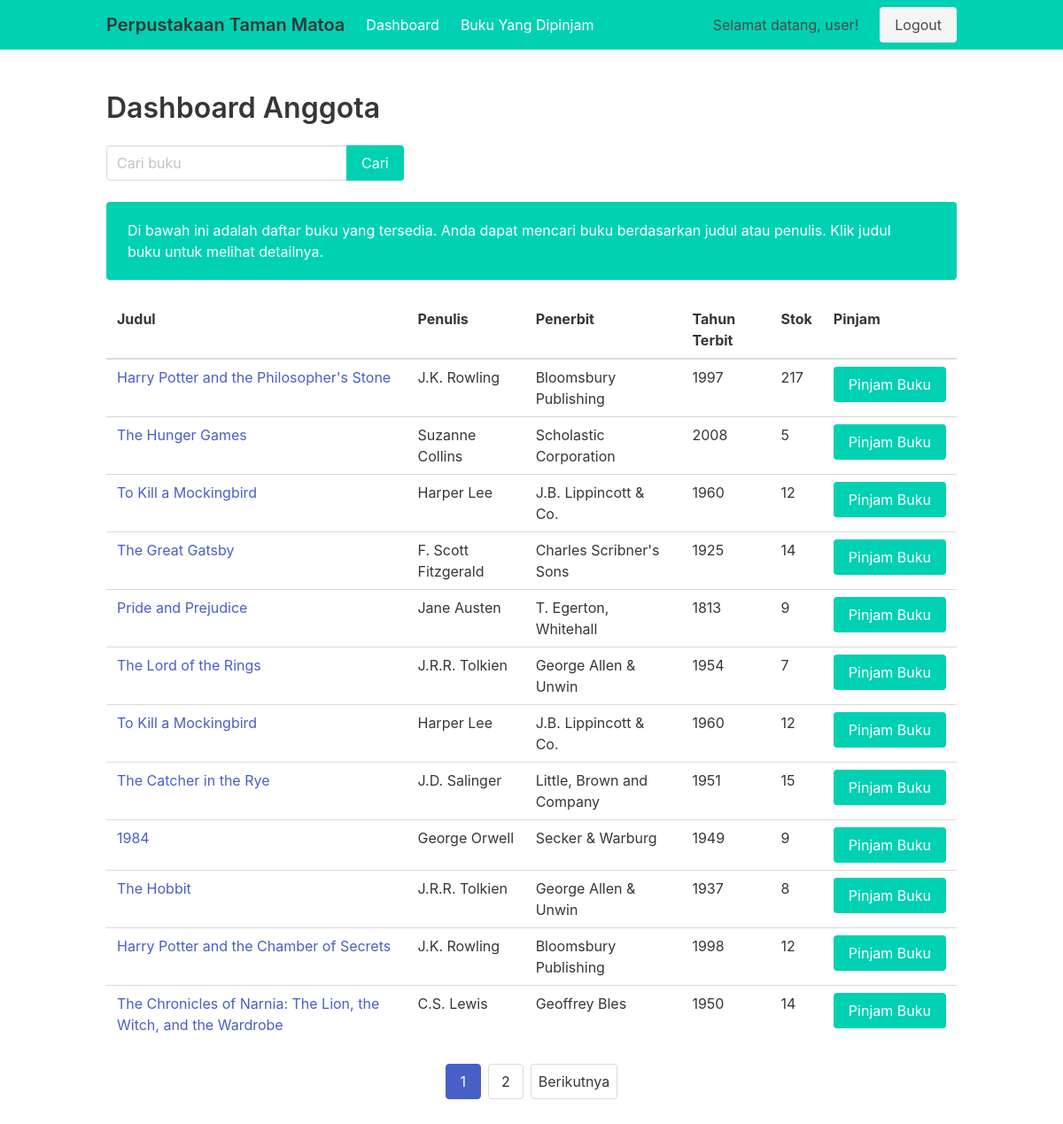
The app's page /dashboard.php (signed in) with its own data.
### tables this page shows
CREATE TABLE `buku` (
  `id` int NOT NULL,
  `judul` varchar(255) NOT NULL,
  `penulis` varchar(100) NOT NULL,
  `penerbit` varchar(100) NOT NULL,
  `tahun_terbit` int NOT NULL,
  `sinopsis` text,
  `stok` int NOT NULL DEFAULT '0'
);

### dashboard.php (the view, shortened to what this page needs)
<?php
include 'koneksi.php';
if (isset($_GET['search'])) {
  $search = $_GET['search'];
  $query = "SELECT * FROM buku WHERE judul LIKE '%$search%' OR penulis LIKE '%$search%'";
} else {
  $query = "SELECT * FROM buku";
}
$jumlah_per_halaman = 12;
$halaman_sekarang = isset($_GET['page']) ? $_GET['page'] : 1;
$offset = ($halaman_sekarang - 1) * $jumlah_per_halaman;
$query .= " LIMIT $offset, $jumlah_per_halaman";
$result = mysqli_query($conn, $query);
$query_total_buku = "SELECT COUNT(*) AS total_buku FROM buku";
$result_total_buku = mysqli_query($conn, $query_total_buku);
$data_total_buku = mysqli_fetch_assoc($result_total_buku);
$total_buku = $data_total_buku['total_buku'];
$total_halaman = ceil($total_buku / $jumlah_per_halaman);
$query_check_pinjam = "SELECT COUNT(*) AS jumlah_pinjam FROM peminjaman WHERE id_anggota = " . $_SESSION['id'];
$result_check_pinjam = mysqli_query($conn, $query_check_pinjam);
$data_pinjam = mysqli_fetch_assoc($result_check_pinjam);
$jumlah_pinjam = $data_pinjam['jumlah_pinjam'];
$batas_max_pinjam = 5;
include 'header.php';
?>
<section class="section">
  <div class="container">
    <h1 class="title">Dashboard Anggota</h1>
    <form method="GET" action="dashboard.php">
      <div class="field has-addons">
        <div class="control">
          <input class="input" type="text" placeholder="Cari buku" name="search" value="<?php echo isset($_GET['search']) ? $_GET['search'] : ''; ?>">
        </div>
        <div class="control">
          <button type="submit" class="button is-primary">Cari</button>
        </div>
      </div>
    </form>
    <br>
    <div class="notification is-primary">
      <p>Di bawah ini adalah daftar buku yang tersedia. Anda dapat mencari buku berdasarkan judul atau penulis. Klik judul buku untuk melihat detailnya.</p>
    </div>
    <table class="table is-fullwidth">
      <thead>
        <tr>
          <th>Judul</th>
          <th>Penulis</th>
          <th>Penerbit</th>
          <th>Tahun Terbit</th>
          <th>Stok</th>
          <th>Pinjam</th>
        </tr>
      </thead>
      <tbody>
        <?php
        if (mysqli_num_rows($result) > 0) {
          while ($row = mysqli_fetch_assoc($result)) {
            $id = $row['id'];
            $judul = $row['judul'];
            $penulis = $row['penulis'];
            $penerbit = $row['penerbit'];
            $tahun_terbit = $row['tahun_terbit'];
            $stok = $row['stok'];
            $disabled = ($stok <= 0 || $jumlah_pinjam >= $batas_max_pinjam) ? 'disabled' : '';
            echo '<tr>';
            echo '<td><a href="detail_buku.php?id=' . $id . '">' . $judul . '</a></td>';
            echo '<td>' . $penulis . '</td>';
            echo '<td>' . $penerbit . '</td>';
            echo '<td>' . $tahun_terbit . '</td>';
            echo '<td><span id="stok-' . $id . '">' . $stok . '</span></td>';
            echo '<td><button class="button is-primary" onclick="showConfirmation(' . $id . ')" ' . $disabled . '>Pinjam Buku</button></td>';
            echo '</tr>';
          }
        } else {
          echo '<tr><td colspan="6">Tidak ada buku yang tersedia.</td></tr>';
        }
        ?>
      </tbody>
    </table>
    <nav class="pagination is-centered" role="navigation" aria-label="pagination">
      <ul class="pagination-list">
        <?php
        for ($i = 1; $i <= $total_halaman; $i++) {
          $class = ($i == $halaman_sekarang) ? 'is-current' : '';
          echo '<li><a class="pagination-link ' . $class . '" href="dashboard.php?page=' . $i . '">' . $i . '</a></li>';
        }
        if ($halaman_sekarang < $total_halaman) {
          echo '<li><a class="pagination-link" href="dashboard.php?page=' . ($halaman_sekarang + 1) . '">Berikutnya</a></li>';
        }
        ?>
      </ul>
    </nav>
  </div>
</section>

### header.php (shortened to what this page needs)
<!DOCTYPE html>
<html lang="en">
<head>
  <link rel="stylesheet" href="https://cdnjs.cloudflare.com/ajax/libs/bulma/0.9.3/css/bulma.min.css">
  </head>
<body>
  <?php
  if ($_SESSION['role'] == 'admin') {
    ?>
    <nav class="navbar is-primary" role="navigation" aria-label="main navigation">
      <div class="container">
        <div class="navbar-brand">
          <a class="navbar-item" href="#">
            <h1 class="title is-5">Perpustakaan Taman Matoa</h1>
          </a>
        </div>
        <div class="navbar-menu">
          <div class="navbar-start">
            <a class="navbar-item" href="dashboard_admin.php">Dashboard</a>
            <a class="navbar-item" href="data_admin.php">Data Admin</a>
            <a class="navbar-item" href="data_anggota.php">Data Anggota</a>
            <a class="navbar-item" href="data_buku.php">Data Buku</a>
            <a class="navbar-item" href="data_peminjam.php">Data Peminjam</a>
          </div>
          <div class="navbar-end">
            <div class="navbar-item">
              <p class="subtitle is-6">Selamat datang, <?php echo $_SESSION['username']; ?>!</p>
            </div>
            <div class="navbar-item">
              <a class="button is-light" href="logout.php">Logout</a>
            </div>
          </div>
        </div>
      </div>
    </nav>
  <?php
  } else if ($_SESSION['role'] == 'member') {
    ?>
    <nav class="navbar is-primary" role="navigation" aria-label="main navigation">
      <div class="container">
        <div class="navbar-brand">
          <a class="navbar-item" href="./dashboard.php">
            <h1 class="title is-5">Perpustakaan Taman Matoa</h1>
          </a>
        </div>
        <div class="navbar-menu">
          <div class="navbar-start">
            <a class="navbar-item" href="dashboard.php">Dashboard</a>
            <a class="navbar-item" href="buku_yang_dipinjam.php">Buku Yang Dipinjam</a>
          </div>
          <div class="navbar-end">
            <div class="navbar-item">
              <p class="subtitle is-6">Selamat datang, <?php echo $_SESSION['username']; ?>!</p>
            </div>
            <div class="navbar-item">
              <a class="button is-light" href="logout.php">Logout</a>
            </div>
          </div>
        </div>
      </div>
    </nav>
  <?php
  }
  ?>

### records on screen
buku: judul "Harry Potter and the Philosopher's Stone", penulis "J.K. Rowling", penerbit "Bloomsbury Publishing", tahun_terbit "1997", stok "217"
buku: judul "The Hunger Games", penulis "Suzanne Collins", penerbit "Scholastic Corporation", tahun_terbit "2008", stok "5"
buku: judul "To Kill a Mockingbird", penulis "Harper Lee", penerbit "J.B. Lippincott & Co.", tahun_terbit "1960", stok "12"
buku: judul "The Great Gatsby", penulis "F. Scott Fitzgerald", penerbit "Charles Scribner's Sons", tahun_terbit "1925", stok "14"
buku: judul "Pride and Prejudice", penulis "Jane Austen", penerbit "T. Egerton, Whitehall", tahun_terbit "1813", stok "9"
buku: judul "The Lord of the Rings", penulis "J.R.R. Tolkien", penerbit "George Allen & Unwin", tahun_terbit "1954", stok "7"
buku: judul "To Kill a Mockingbird", penulis "Harper Lee", penerbit "J.B. Lippincott & Co.", tahun_terbit "1960", stok "12"
buku: judul "The Catcher in the Rye", penulis "J.D. Salinger", penerbit "Little, Brown and Company", tahun_terbit "1951", stok "15"
buku: judul "1984", penulis "George Orwell", penerbit "Secker & Warburg", tahun_terbit "1949", stok "9"
buku: judul "The Hobbit", penulis "J.R.R. Tolkien", penerbit "George Allen & Unwin", tahun_terbit "1937", stok "8"
buku: judul "Harry Potter and the Chamber of Secrets", penulis "J.K. Rowling", penerbit "Bloomsbury Publishing", tahun_terbit "1998", stok "12"
buku: judul "The Chronicles of Narnia: The Lion, the Witch, and the Wardrobe", penulis "C.S. Lewis", penerbit "Geoffrey Bles", tahun_terbit "1950", stok "14"

### other values on screen
$_SESSION['username'] "user"
